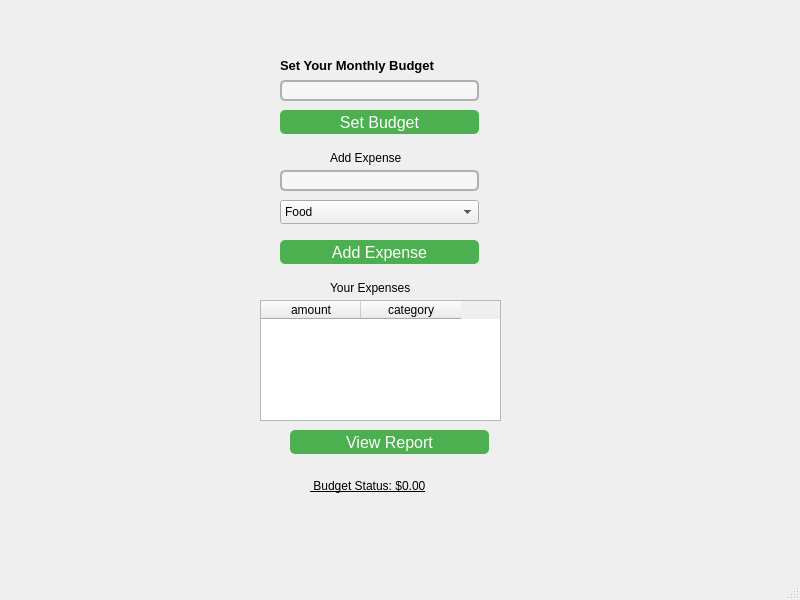
<?xml version="1.0" encoding="UTF-8"?>
<ui version="4.0">
 <class>MainWindow</class>
 <widget class="QMainWindow" name="MainWindow">
  <property name="geometry">
   <rect>
    <x>0</x>
    <y>0</y>
    <width>800</width>
    <height>600</height>
   </rect>
  </property>
  <property name="windowTitle">
   <string>MainWindow</string>
  </property>
  <widget class="QWidget" name="centralwidget">
   <widget class="QLabel" name="label">
    <property name="geometry">
     <rect>
      <x>280</x>
      <y>50</y>
      <width>211</width>
      <height>31</height>
     </rect>
    </property>
    <property name="font">
     <font>
      <pointsize>10</pointsize>
      <bold>true</bold>
     </font>
    </property>
    <property name="text">
     <string>Set Your Monthly Budget</string>
    </property>
   </widget>
   <widget class="QPushButton" name="setBudgetButton">
    <property name="geometry">
     <rect>
      <x>280</x>
      <y>110</y>
      <width>199</width>
      <height>24</height>
     </rect>
    </property>
    <property name="styleSheet">
     <string notr="true">background-color: #4CAF50;
color: white;
border-radius: 5px;
font-size: 16px;
padding: 1px;
</string>
    </property>
    <property name="text">
     <string>Set Budget</string>
    </property>
   </widget>
   <widget class="QLineEdit" name="budgetLineEdit">
    <property name="geometry">
     <rect>
      <x>280</x>
      <y>80</y>
      <width>199</width>
      <height>21</height>
     </rect>
    </property>
    <property name="styleSheet">
     <string notr="true">QLineEdit {
    border: 2px solid #B0B0B0; /* Light gray border */
    border-radius: 5px; /* Rounded corners */
    padding: 5px 10px; /* Padding inside the text box */
    font-family: &quot;Arial&quot;, sans-serif; /* Formal font */
    font-size: 14px; /* Adjust size to your liking */
    color: #333333; /* Text color */
    background-color: #F7F7F7; /* Light background color */
}

QLineEdit:focus {
    border-color: #4D90FE; /* Blue border when focused */
    background-color: #FFFFFF; /* White background when focused */
}
</string>
    </property>
   </widget>
   <widget class="QLabel" name="label_2">
    <property name="geometry">
     <rect>
      <x>330</x>
      <y>150</y>
      <width>199</width>
      <height>16</height>
     </rect>
    </property>
    <property name="text">
     <string>Add Expense</string>
    </property>
   </widget>
   <widget class="QLineEdit" name="expenseLineEdit">
    <property name="geometry">
     <rect>
      <x>280</x>
      <y>170</y>
      <width>199</width>
      <height>21</height>
     </rect>
    </property>
    <property name="styleSheet">
     <string notr="true">QLineEdit {
    border: 2px solid #B0B0B0; /* Light gray border */
    border-radius: 5px; /* Rounded corners */
    padding: 5px 10px; /* Padding inside the text box */
    font-family: &quot;Arial&quot;, sans-serif; /* Formal font */
    font-size: 14px; /* Adjust size to your liking */
    color: #333333; /* Text color */
    background-color: #F7F7F7; /* Light background color */
}

QLineEdit:focus {
    border-color: #4D90FE; /* Blue border when focused */
    background-color: #FFFFFF; /* White background when focused */
}
</string>
    </property>
   </widget>
   <widget class="QComboBox" name="categoryComboBox">
    <property name="geometry">
     <rect>
      <x>280</x>
      <y>200</y>
      <width>199</width>
      <height>24</height>
     </rect>
    </property>
    <item>
     <property name="text">
      <string>Food</string>
     </property>
    </item>
    <item>
     <property name="text">
      <string>Entertainment</string>
     </property>
    </item>
    <item>
     <property name="text">
      <string>Transportation</string>
     </property>
    </item>
    <item>
     <property name="text">
      <string>Housing</string>
     </property>
    </item>
    <item>
     <property name="text">
      <string>Health &amp; Fitness</string>
     </property>
    </item>
    <item>
     <property name="text">
      <string>Education</string>
     </property>
    </item>
    <item>
     <property name="text">
      <string>Savings</string>
     </property>
    </item>
    <item>
     <property name="text">
      <string>Etc</string>
     </property>
    </item>
   </widget>
   <widget class="QPushButton" name="addExpenseButton">
    <property name="geometry">
     <rect>
      <x>280</x>
      <y>240</y>
      <width>199</width>
      <height>24</height>
     </rect>
    </property>
    <property name="styleSheet">
     <string notr="true">background-color: #4CAF50;
color: white;
border-radius: 5px;
font-size: 16px;
padding: 1px;
</string>
    </property>
    <property name="text">
     <string>Add Expense</string>
    </property>
   </widget>
   <widget class="QLabel" name="label_3">
    <property name="geometry">
     <rect>
      <x>330</x>
      <y>280</y>
      <width>199</width>
      <height>16</height>
     </rect>
    </property>
    <property name="text">
     <string>Your Expenses</string>
    </property>
   </widget>
   <widget class="QTableWidget" name="expenseTableWidget">
    <property name="geometry">
     <rect>
      <x>260</x>
      <y>300</y>
      <width>241</width>
      <height>121</height>
     </rect>
    </property>
    <column>
     <property name="text">
      <string>amount</string>
     </property>
    </column>
    <column>
     <property name="text">
      <string>category</string>
     </property>
    </column>
   </widget>
   <widget class="QPushButton" name="viewReportButton">
    <property name="geometry">
     <rect>
      <x>290</x>
      <y>430</y>
      <width>199</width>
      <height>24</height>
     </rect>
    </property>
    <property name="styleSheet">
     <string notr="true">background-color: #4CAF50;
color: white;
border-radius: 5px;
font-size: 16px;
padding: 1px;
</string>
    </property>
    <property name="text">
     <string>View Report</string>
    </property>
   </widget>
   <widget class="QLabel" name="label_4">
    <property name="geometry">
     <rect>
      <x>310</x>
      <y>450</y>
      <width>199</width>
      <height>71</height>
     </rect>
    </property>
    <property name="font">
     <font>
      <family>Arial</family>
      <bold>false</bold>
      <underline>true</underline>
     </font>
    </property>
    <property name="text">
     <string> Budget Status: $0.00</string>
    </property>
   </widget>
   <widget class="QWidget" name="verticalLayoutWidget">
    <property name="geometry">
     <rect>
      <x>520</x>
      <y>49</y>
      <width>251</width>
      <height>481</height>
     </rect>
    </property>
    <layout class="QVBoxLayout" name="verticalLayout"/>
   </widget>
  </widget>
  <widget class="QMenuBar" name="menubar">
   <property name="geometry">
    <rect>
     <x>0</x>
     <y>0</y>
     <width>800</width>
     <height>25</height>
    </rect>
   </property>
  </widget>
  <widget class="QStatusBar" name="statusbar"/>
 </widget>
 <resources/>
 <connections/>
</ui>
